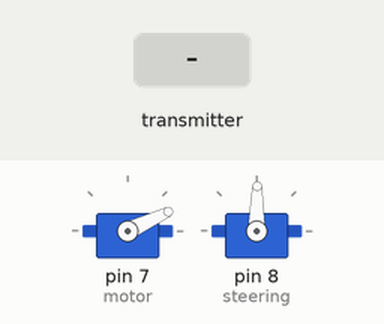
Simulated run of this sketch. Board: Arduino Uno, built with avr-gcc and run on an emulated ATmega328P. Parts: 2 × servo. Inputs (shaded band) come from the test bench. No radio packets arrive unless stated.

Above: at 9.2 s.
9.3 s: the transmitter starts sending j1PotX = 0
At 10.2 s:
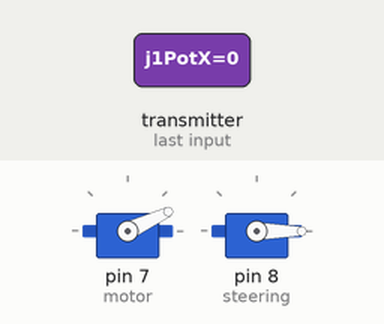
10.8 s: the transmitter starts sending j1PotY = 64
At 11.4 s:
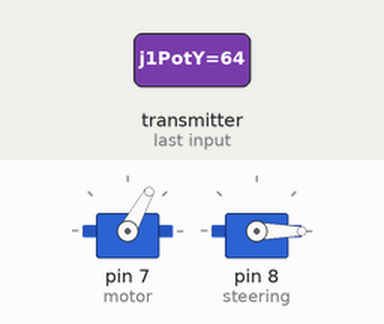
12.3 s: the transmitter starts sending j1PotX = 64
At 13.5 s:
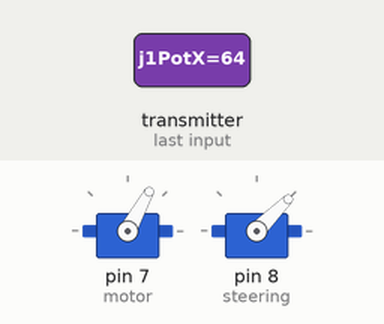
13.8 s: the transmitter starts sending j1PotY = 0
At 14.9 s:
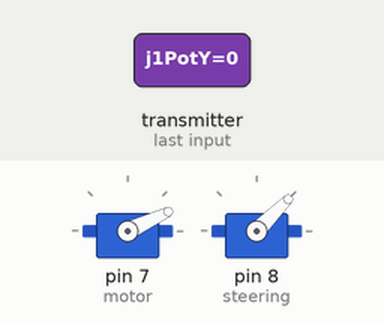
15.3 s: the transmitter starts sending j1PotX = 255
At 16.0 s:
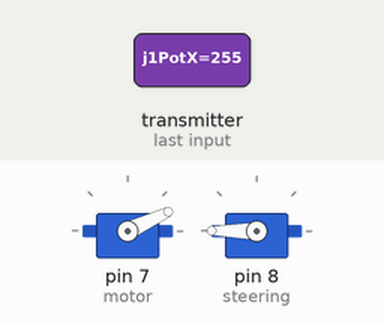
16.8 s: the transmitter starts sending j1PotY = 128
At 17.1 s:
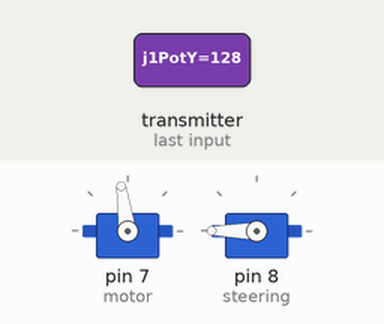
Timing chart, 0 to 19.3 s (numbered marks = the images above; inputs shaded):
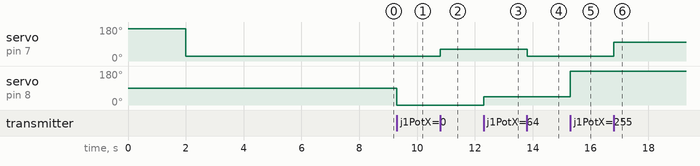

The sketch:

reciver.ino
```cpp
#include <SPI.h>
#include "nRF24L01.h"
#include "RF24.h"
#include <Servo.h>

Servo steering;

Servo motor;

RF24 radio(9, 10);   // nRF24L01 (CE, CSN)
const byte address[6] = "00001";

unsigned long lastReceiveTime = 0;
unsigned long currentTime = 0;

// Max size of this struct is 32 bytes - NRF24L01 buffer limit
struct Data_Package {
  byte j1PotX;
  byte j1PotY;
};

Data_Package data; //Create a variable with the above structure

void setup() {


  motor.attach(7);
  motor.writeMicroseconds(2300);
  delay(2000);
  motor.writeMicroseconds(800);
  delay(6000);

  steering.attach(8);
  steering.write(90);


  radio.begin();
  radio.openReadingPipe(0, address);
  radio.setAutoAck(false);
//  radio.setDataRate(RF24_250KBPS);
//  radio.setPALevel(RF24_PA_LOW);
  radio.startListening(); //  Set the module as receiver
  resetData();
}
void loop() {
  // Check whether there is data to be received
  if (radio.available()) {
//    digitalWrite(13, HIGH);
    radio.read(&data, sizeof(Data_Package)); // Read the whole data and store it into the 'data' structure
    lastReceiveTime = millis(); // At this moment we have received the data
//    digitalWrite(13, LOW);
  }
  // Check whether we keep receving data, or we have a connection between the two modules
  currentTime = millis();
  if ( currentTime - lastReceiveTime > 1000 ) { // If current time is more then 1 second since we have recived the last data, that means we have lost connection
    resetData(); // If connection is lost, reset the data. It prevents unwanted behavior, for example if a drone has a throttle up and we lose connection, it can keep flying unless we reset the values
  }
  // Print the data in the Serial Monitor
  motor.writeMicroseconds(map(data.j1PotY, 0, 255, 800, 2300));
  steering.write(map(data.j1PotX, 0, 255, 0, 180));
}

void resetData() {
  // Reset the values when there is no radio connection - Set initial default values
  data.j1PotX = 127;
  data.j1PotY = 0;
}
```

Measured:
- after the input at 9.3 s, servo on pin 8 (steering): 89° → 0° at once
- after the input at 10.8 s, servo on pin 7 (motor): 25° → 61° at once
- after the input at 12.3 s, servo on pin 8 (steering): 0° → 45° at once
- after the input at 13.8 s, servo on pin 7 (motor): 61° → 25° at once
- after the input at 15.3 s, servo on pin 8 (steering): 45° → 180° at once
- after the input at 16.8 s, servo on pin 7 (motor): 25° → 98° at once
